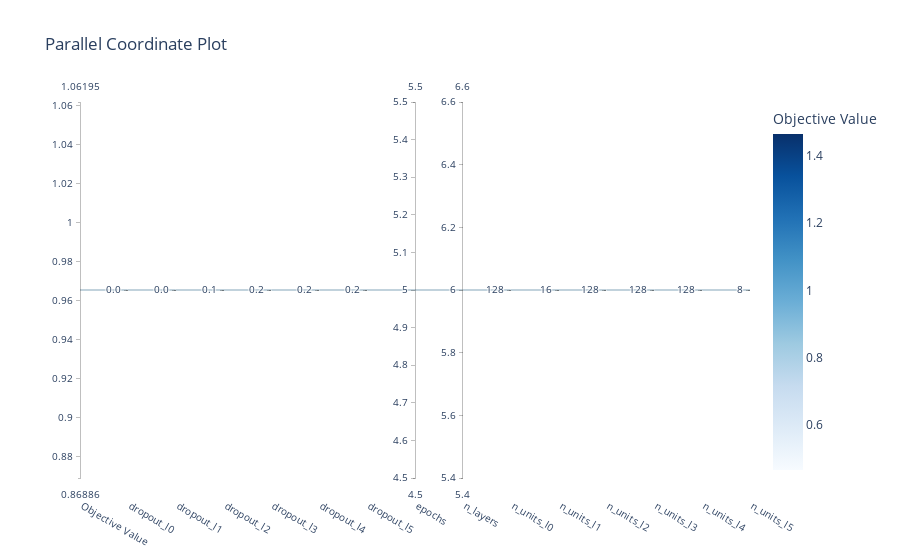
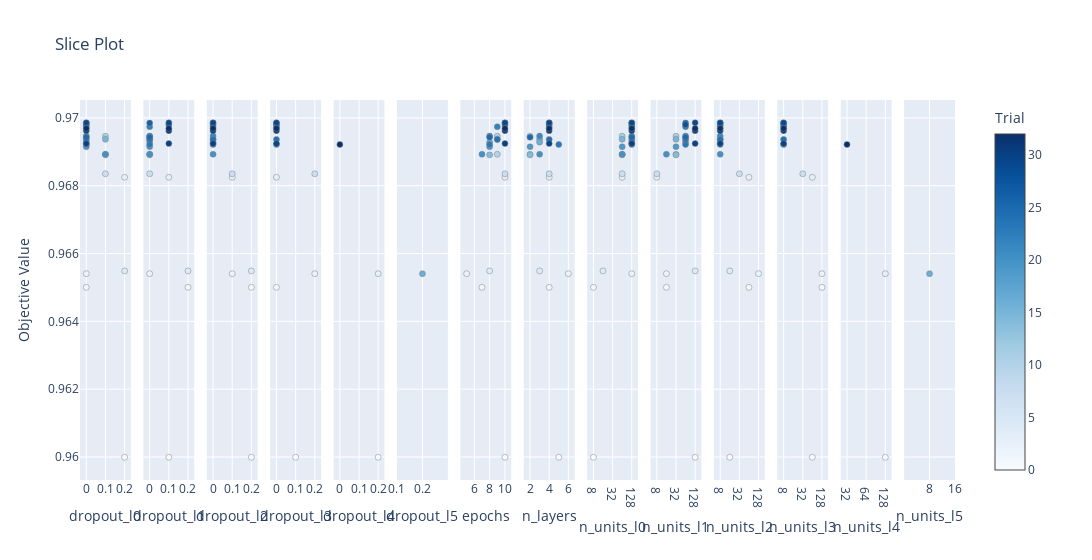

Here is the notebook cell these charts were saved with, in order:
### Code cell
fig3 = optuna.visualization.plot_parallel_coordinate(study)
fig3.show()

fig4 = optuna.visualization.plot_slice(study)
fig4.show()

### Figure 1 — Plotly figure (JSON) as saved in the notebook; plotly's stock layout.template omitted (floating-point values rounded to 4 significant figures)
{"data": [{"dimensions": [{"label": "Objective Value", "range": [0.9654, 0.9654], "values": [0.9654]}, {"label": "dropout_l0", "range": [0, 0], "ticktext": ["0.0"], "tickvals": [0], "values": [0]}, {"label": "dropout_l1", "range": [0, 0], "ticktext": ["0.0"], "tickvals": [0], "values": [0]}, {"label": "dropout_l2", "range": [0, 0], "ticktext": ["0.1"], "tickvals": [0], "values": [0]}, {"label": "dropout_l3", "range": [0, 0], "ticktext": ["0.2"], "tickvals": [0], "values": [0]}, {"label": "dropout_l4", "range": [0, 0], "ticktext": ["0.2"], "tickvals": [0], "values": [0]}, {"label": "dropout_l5", "range": [0, 0], "ticktext": ["0.2"], "tickvals": [0], "values": [0]}, {"label": "epochs", "range": [5, 5], "values": [5]}, {"label": "n_layers", "range": [6, 6], "values": [6]}, {"label": "n_units_l0", "range": [0, 0], "ticktext": ["128"], "tickvals": [0], "values": [0]}, {"label": "n_units_l1", "range": [0, 0], "ticktext": ["16"], "tickvals": [0], "values": [0]}, {"label": "n_units_l2", "range": [0, 0], "ticktext": ["128"], "tickvals": [0], "values": [0]}, {"label": "n_units_l3", "range": [0, 0], "ticktext": ["128"], "tickvals": [0], "values": [0]}, {"label": "n_units_l4", "range": [0, 0], "ticktext": ["128"], "tickvals": [0], "values": [0]}, {"label": "n_units_l5", "range": [0, 0], "ticktext": ["8"], "tickvals": [0], "values": [0]}], "labelangle": 30, "labelside": "bottom", "line": {"color": [0.9654], "colorbar": {"title": {"text": "Objective Value"}}, "colorscale": [[0, "rgb(247,251,255)"], [0.125, "rgb(222,235,247)"], [0.25, "rgb(198,219,239)"], [0.375, "rgb(158,202,225)"], [0.5, "rgb(107,174,214)"], [0.625, "rgb(66,146,198)"], [0.75, "rgb(33,113,181)"], [0.875, "rgb(8,81,156)"], [1, "rgb(8,48,107)"]], "reversescale": false, "showscale": true}, "type": "parcoords"}], "layout": {"title": {"text": "Parallel Coordinate Plot"}}}

### Figure 2 — Plotly figure (JSON) as saved in the notebook; plotly's stock layout.template omitted (floating-point values rounded to 4 significant figures)
{"data": [{"marker": {"color": [0, 1, 2, 3, 4, 7, 10, 11, 14, 15, 16, 19, 20, 21, 22, 23, 24, 25, 26, 28, 29, 30, 31, 32], "colorbar": {"title": {"text": "Trial"}, "x": 1, "xpad": 40}, "colorscale": [[0, "rgb(247,251,255)"], [0.125, "rgb(222,235,247)"], [0.25, "rgb(198,219,239)"], [0.375, "rgb(158,202,225)"], [0.5, "rgb(107,174,214)"], [0.625, "rgb(66,146,198)"], [0.75, "rgb(33,113,181)"], [0.875, "rgb(8,81,156)"], [1, "rgb(8,48,107)"]], "line": {"color": "Grey", "width": 0.5}, "showscale": true}, "mode": "markers", "name": "Feasible Trial", "showlegend": false, "type": "scatter", "x": [0.2, 0, 0, 0.2, 0.2, 0.1, 0.1, 0.1, 0.1, 0.1, 0, 0, 0.1, 0, 0, 0, 0, 0, 0, 0, 0, 0, 0, 0], "xaxis": "x", "y": [0.96, 0.965, 0.9654, 0.9682, 0.9655, 0.9684, 0.9689, 0.9695, 0.9689, 0.9694, 0.9693, 0.9691, 0.9689, 0.9695, 0.9697, 0.9692, 0.9694, 0.9694, 0.9698, 0.9698, 0.9699, 0.9692, 0.9696, 0.9697], "yaxis": "y"}, {"marker": {"color": [0, 1, 2, 3, 4, 7, 10, 11, 14, 15, 16, 19, 20, 21, 22, 23, 24, 25, 26, 28, 29, 30, 31, 32], "colorbar": {"title": {"text": "Trial"}, "x": 1, "xpad": 40}, "colorscale": [[0, "rgb(247,251,255)"], [0.125, "rgb(222,235,247)"], [0.25, "rgb(198,219,239)"], [0.375, "rgb(158,202,225)"], [0.5, "rgb(107,174,214)"], [0.625, "rgb(66,146,198)"], [0.75, "rgb(33,113,181)"], [0.875, "rgb(8,81,156)"], [1, "rgb(8,48,107)"]], "line": {"color": "Grey", "width": 0.5}, "showscale": false}, "mode": "markers", "name": "Feasible Trial", "showlegend": false, "type": "scatter", "x": [0.1, 0.2, 0, 0.1, 0.2, 0, 0, 0, 0, 0, 0, 0, 0, 0, 0, 0, 0, 0, 0, 0.1, 0.1, 0.1, 0.1, 0.1], "xaxis": "x2", "y": [0.96, 0.965, 0.9654, 0.9682, 0.9655, 0.9684, 0.9689, 0.9695, 0.9689, 0.9694, 0.9693, 0.9691, 0.9689, 0.9695, 0.9697, 0.9692, 0.9694, 0.9694, 0.9698, 0.9698, 0.9699, 0.9692, 0.9696, 0.9697], "yaxis": "y2"}, {"marker": {"color": [0, 1, 2, 3, 4, 7, 15, 16, 20, 21, 22, 23, 24, 26, 28, 29, 30, 31, 32], "colorbar": {"title": {"text": "Trial"}, "x": 1, "xpad": 40}, "colorscale": [[0, "rgb(247,251,255)"], [0.125, "rgb(222,235,247)"], [0.25, "rgb(198,219,239)"], [0.375, "rgb(158,202,225)"], [0.5, "rgb(107,174,214)"], [0.625, "rgb(66,146,198)"], [0.75, "rgb(33,113,181)"], [0.875, "rgb(8,81,156)"], [1, "rgb(8,48,107)"]], "line": {"color": "Grey", "width": 0.5}, "showscale": false}, "mode": "markers", "name": "Feasible Trial", "showlegend": false, "type": "scatter", "x": [0.2, 0.2, 0.1, 0.1, 0.2, 0.1, 0, 0, 0, 0, 0, 0, 0, 0, 0, 0, 0, 0, 0], "xaxis": "x3", "y": [0.96, 0.965, 0.9654, 0.9682, 0.9655, 0.9684, 0.9694, 0.9693, 0.9689, 0.9695, 0.9697, 0.9692, 0.9694, 0.9698, 0.9698, 0.9699, 0.9692, 0.9696, 0.9697], "yaxis": "y3"}, {"marker": {"color": [0, 1, 2, 3, 7, 22, 23, 24, 26, 28, 29, 30, 31, 32], "colorbar": {"title": {"text": "Trial"}, "x": 1, "xpad": 40}, "colorscale": [[0, "rgb(247,251,255)"], [0.125, "rgb(222,235,247)"], [0.25, "rgb(198,219,239)"], [0.375, "rgb(158,202,225)"], [0.5, "rgb(107,174,214)"], [0.625, "rgb(66,146,198)"], [0.75, "rgb(33,113,181)"], [0.875, "rgb(8,81,156)"], [1, "rgb(8,48,107)"]], "line": {"color": "Grey", "width": 0.5}, "showscale": false}, "mode": "markers", "name": "Feasible Trial", "showlegend": false, "type": "scatter", "x": [0.1, 0, 0.2, 0, 0.2, 0, 0, 0, 0, 0, 0, 0, 0, 0], "xaxis": "x4", "y": [0.96, 0.965, 0.9654, 0.9682, 0.9684, 0.9697, 0.9692, 0.9694, 0.9698, 0.9698, 0.9699, 0.9692, 0.9696, 0.9697], "yaxis": "y4"}, {"marker": {"color": [0, 2, 23], "colorbar": {"title": {"text": "Trial"}, "x": 1, "xpad": 40}, "colorscale": [[0, "rgb(247,251,255)"], [0.125, "rgb(222,235,247)"], [0.25, "rgb(198,219,239)"], [0.375, "rgb(158,202,225)"], [0.5, "rgb(107,174,214)"], [0.625, "rgb(66,146,198)"], [0.75, "rgb(33,113,181)"], [0.875, "rgb(8,81,156)"], [1, "rgb(8,48,107)"]], "line": {"color": "Grey", "width": 0.5}, "showscale": false}, "mode": "markers", "name": "Feasible Trial", "showlegend": false, "type": "scatter", "x": [0.2, 0.2, 0], "xaxis": "x5", "y": [0.96, 0.9654, 0.9692], "yaxis": "y5"}, {"marker": {"color": [2], "colorbar": {"title": {"text": "Trial"}, "x": 1, "xpad": 40}, "colorscale": [[0, "rgb(247,251,255)"], [0.125, "rgb(222,235,247)"], [0.25, "rgb(198,219,239)"], [0.375, "rgb(158,202,225)"], [0.5, "rgb(107,174,214)"], [0.625, "rgb(66,146,198)"], [0.75, "rgb(33,113,181)"], [0.875, "rgb(8,81,156)"], [1, "rgb(8,48,107)"]], "line": {"color": "Grey", "width": 0.5}, "showscale": false}, "mode": "markers", "name": "Feasible Trial", "showlegend": false, "type": "scatter", "x": [0.2], "xaxis": "x6", "y": [0.9654], "yaxis": "y6"}, {"marker": {"color": [0, 1, 2, 3, 4, 7, 10, 11, 14, 15, 16, 19, 20, 21, 22, 23, 24, 25, 26, 28, 29, 30, 31, 32], "colorbar": {"title": {"text": "Trial"}, "x": 1, "xpad": 40}, "colorscale": [[0, "rgb(247,251,255)"], [0.125, "rgb(222,235,247)"], [0.25, "rgb(198,219,239)"], [0.375, "rgb(158,202,225)"], [0.5, "rgb(107,174,214)"], [0.625, "rgb(66,146,198)"], [0.75, "rgb(33,113,181)"], [0.875, "rgb(8,81,156)"], [1, "rgb(8,48,107)"]], "line": {"color": "Grey", "width": 0.5}, "showscale": false}, "mode": "markers", "name": "Feasible Trial", "showlegend": false, "type": "scatter", "x": [10, 7, 5, 10, 8, 10, 9, 9, 8, 9, 8, 8, 7, 8, 9, 8, 9, 8, 10, 10, 10, 10, 10, 10], "xaxis": "x7", "y": [0.96, 0.965, 0.9654, 0.9682, 0.9655, 0.9684, 0.9689, 0.9695, 0.9689, 0.9694, 0.9693, 0.9691, 0.9689, 0.9695, 0.9697, 0.9692, 0.9694, 0.9694, 0.9698, 0.9698, 0.9699, 0.9692, 0.9696, 0.9697], "yaxis": "y7"}, {"marker": {"color": [0, 1, 2, 3, 4, 7, 10, 11, 14, 15, 16, 19, 20, 21, 22, 23, 24, 25, 26, 28, 29, 30, 31, 32], "colorbar": {"title": {"text": "Trial"}, "x": 1, "xpad": 40}, "colorscale": [[0, "rgb(247,251,255)"], [0.125, "rgb(222,235,247)"], [0.25, "rgb(198,219,239)"], [0.375, "rgb(158,202,225)"], [0.5, "rgb(107,174,214)"], [0.625, "rgb(66,146,198)"], [0.75, "rgb(33,113,181)"], [0.875, "rgb(8,81,156)"], [1, "rgb(8,48,107)"]], "line": {"color": "Grey", "width": 0.5}, "showscale": false}, "mode": "markers", "name": "Feasible Trial", "showlegend": false, "type": "scatter", "x": [5, 4, 6, 4, 3, 4, 2, 2, 2, 3, 3, 2, 3, 3, 4, 5, 4, 2, 4, 4, 4, 4, 4, 4], "xaxis": "x8", "y": [0.96, 0.965, 0.9654, 0.9682, 0.9655, 0.9684, 0.9689, 0.9695, 0.9689, 0.9694, 0.9693, 0.9691, 0.9689, 0.9695, 0.9697, 0.9692, 0.9694, 0.9694, 0.9698, 0.9698, 0.9699, 0.9692, 0.9696, 0.9697], "yaxis": "y8"}, {"marker": {"color": [0, 1, 2, 3, 4, 7, 10, 11, 14, 15, 16, 19, 20, 21, 22, 23, 24, 25, 26, 28, 29, 30, 31, 32], "colorbar": {"title": {"text": "Trial"}, "x": 1, "xpad": 40}, "colorscale": [[0, "rgb(247,251,255)"], [0.125, "rgb(222,235,247)"], [0.25, "rgb(198,219,239)"], [0.375, "rgb(158,202,225)"], [0.5, "rgb(107,174,214)"], [0.625, "rgb(66,146,198)"], [0.75, "rgb(33,113,181)"], [0.875, "rgb(8,81,156)"], [1, "rgb(8,48,107)"]], "line": {"color": "Grey", "width": 0.5}, "showscale": false}, "mode": "markers", "name": "Feasible Trial", "showlegend": false, "type": "scatter", "x": [8, 8, 128, 64, 16, 64, 64, 64, 64, 64, 128, 64, 64, 128, 128, 128, 128, 128, 128, 128, 128, 128, 128, 128], "xaxis": "x9", "y": [0.96, 0.965, 0.9654, 0.9682, 0.9655, 0.9684, 0.9689, 0.9695, 0.9689, 0.9694, 0.9693, 0.9691, 0.9689, 0.9695, 0.9697, 0.9692, 0.9694, 0.9694, 0.9698, 0.9698, 0.9699, 0.9692, 0.9696, 0.9697], "yaxis": "y9"}, {"marker": {"color": [0, 1, 2, 3, 4, 7, 10, 11, 14, 15, 16, 19, 20, 21, 22, 23, 24, 25, 26, 28, 29, 30, 31, 32], "colorbar": {"title": {"text": "Trial"}, "x": 1, "xpad": 40}, "colorscale": [[0, "rgb(247,251,255)"], [0.125, "rgb(222,235,247)"], [0.25, "rgb(198,219,239)"], [0.375, "rgb(158,202,225)"], [0.5, "rgb(107,174,214)"], [0.625, "rgb(66,146,198)"], [0.75, "rgb(33,113,181)"], [0.875, "rgb(8,81,156)"], [1, "rgb(8,48,107)"]], "line": {"color": "Grey", "width": 0.5}, "showscale": false}, "mode": "markers", "name": "Feasible Trial", "showlegend": false, "type": "scatter", "x": [128, 16, 16, 8, 128, 8, 32, 32, 32, 32, 64, 32, 16, 64, 64, 64, 64, 64, 64, 64, 128, 128, 128, 128], "xaxis": "x10", "y": [0.96, 0.965, 0.9654, 0.9682, 0.9655, 0.9684, 0.9689, 0.9695, 0.9689, 0.9694, 0.9693, 0.9691, 0.9689, 0.9695, 0.9697, 0.9692, 0.9694, 0.9694, 0.9698, 0.9698, 0.9699, 0.9692, 0.9696, 0.9697], "yaxis": "y10"}, {"marker": {"color": [0, 1, 2, 3, 4, 7, 15, 16, 20, 21, 22, 23, 24, 26, 28, 29, 30, 31, 32], "colorbar": {"title": {"text": "Trial"}, "x": 1, "xpad": 40}, "colorscale": [[0, "rgb(247,251,255)"], [0.125, "rgb(222,235,247)"], [0.25, "rgb(198,219,239)"], [0.375, "rgb(158,202,225)"], [0.5, "rgb(107,174,214)"], [0.625, "rgb(66,146,198)"], [0.75, "rgb(33,113,181)"], [0.875, "rgb(8,81,156)"], [1, "rgb(8,48,107)"]], "line": {"color": "Grey", "width": 0.5}, "showscale": false}, "mode": "markers", "name": "Feasible Trial", "showlegend": false, "type": "scatter", "x": [16, 64, 128, 64, 16, 32, 8, 8, 8, 8, 8, 8, 8, 8, 8, 8, 8, 8, 8], "xaxis": "x11", "y": [0.96, 0.965, 0.9654, 0.9682, 0.9655, 0.9684, 0.9694, 0.9693, 0.9689, 0.9695, 0.9697, 0.9692, 0.9694, 0.9698, 0.9698, 0.9699, 0.9692, 0.9696, 0.9697], "yaxis": "y11"}, {"marker": {"color": [0, 1, 2, 3, 7, 22, 23, 24, 26, 28, 29, 30, 31, 32], "colorbar": {"title": {"text": "Trial"}, "x": 1, "xpad": 40}, "colorscale": [[0, "rgb(247,251,255)"], [0.125, "rgb(222,235,247)"], [0.25, "rgb(198,219,239)"], [0.375, "rgb(158,202,225)"], [0.5, "rgb(107,174,214)"], [0.625, "rgb(66,146,198)"], [0.75, "rgb(33,113,181)"], [0.875, "rgb(8,81,156)"], [1, "rgb(8,48,107)"]], "line": {"color": "Grey", "width": 0.5}, "showscale": false}, "mode": "markers", "name": "Feasible Trial", "showlegend": false, "type": "scatter", "x": [64, 128, 128, 64, 32, 8, 8, 8, 8, 8, 8, 8, 8, 8], "xaxis": "x12", "y": [0.96, 0.965, 0.9654, 0.9682, 0.9684, 0.9697, 0.9692, 0.9694, 0.9698, 0.9698, 0.9699, 0.9692, 0.9696, 0.9697], "yaxis": "y12"}, {"marker": {"color": [0, 2, 23], "colorbar": {"title": {"text": "Trial"}, "x": 1, "xpad": 40}, "colorscale": [[0, "rgb(247,251,255)"], [0.125, "rgb(222,235,247)"], [0.25, "rgb(198,219,239)"], [0.375, "rgb(158,202,225)"], [0.5, "rgb(107,174,214)"], [0.625, "rgb(66,146,198)"], [0.75, "rgb(33,113,181)"], [0.875, "rgb(8,81,156)"], [1, "rgb(8,48,107)"]], "line": {"color": "Grey", "width": 0.5}, "showscale": false}, "mode": "markers", "name": "Feasible Trial", "showlegend": false, "type": "scatter", "x": [128, 128, 32], "xaxis": "x13", "y": [0.96, 0.9654, 0.9692], "yaxis": "y13"}, {"marker": {"color": [2], "colorbar": {"title": {"text": "Trial"}, "x": 1, "xpad": 40}, "colorscale": [[0, "rgb(247,251,255)"], [0.125, "rgb(222,235,247)"], [0.25, "rgb(198,219,239)"], [0.375, "rgb(158,202,225)"], [0.5, "rgb(107,174,214)"], [0.625, "rgb(66,146,198)"], [0.75, "rgb(33,113,181)"], [0.875, "rgb(8,81,156)"], [1, "rgb(8,48,107)"]], "line": {"color": "Grey", "width": 0.5}, "showscale": false}, "mode": "markers", "name": "Feasible Trial", "showlegend": false, "type": "scatter", "x": [8], "xaxis": "x14", "y": [0.9654], "yaxis": "y14"}], "layout": {"title": {"text": "Slice Plot"}, "width": 4200, "xaxis": {"anchor": "y", "categoryarray": [0, 0.1, 0.2], "categoryorder": "array", "domain": [0, 0.05816], "title": {"text": "dropout_l0"}, "type": "category"}, "xaxis10": {"anchor": "y10", "categoryarray": [8, 16, 32, 64, 128], "categoryorder": "array", "domain": [0.652, 0.7102], "title": {"text": "n_units_l1"}, "type": "category"}, "xaxis11": {"anchor": "y11", "categoryarray": [8, 16, 32, 64, 128], "categoryorder": "array", "domain": [0.7245, 0.7827], "title": {"text": "n_units_l2"}, "type": "category"}, "xaxis12": {"anchor": "y12", "categoryarray": [8, 16, 32, 64, 128], "categoryorder": "array", "domain": [0.7969, 0.8551], "title": {"text": "n_units_l3"}, "type": "category"}, "xaxis13": {"anchor": "y13", "categoryarray": [8, 16, 32, 64, 128], "categoryorder": "array", "domain": [0.8694, 0.9276], "title": {"text": "n_units_l4"}, "type": "category"}, "xaxis14": {"anchor": "y14", "categoryarray": [8, 16, 32, 64, 128], "categoryorder": "array", "domain": [0.9418, 1], "title": {"text": "n_units_l5"}, "type": "category"}, "xaxis2": {"anchor": "y2", "categoryarray": [0, 0.1, 0.2], "categoryorder": "array", "domain": [0.07245, 0.1306], "title": {"text": "dropout_l1"}, "type": "category"}, "xaxis3": {"anchor": "y3", "categoryarray": [0, 0.1, 0.2], "categoryorder": "array", "domain": [0.1449, 0.2031], "title": {"text": "dropout_l2"}, "type": "category"}, "xaxis4": {"anchor": "y4", "categoryarray": [0, 0.1, 0.2], "categoryorder": "array", "domain": [0.2173, 0.2755], "title": {"text": "dropout_l3"}, "type": "category"}, "xaxis5": {"anchor": "y5", "categoryarray": [0, 0.1, 0.2], "categoryorder": "array", "domain": [0.2898, 0.348], "title": {"text": "dropout_l4"}, "type": "category"}, "xaxis6": {"anchor": "y6", "categoryarray": [0, 0.1, 0.2], "categoryorder": "array", "domain": [0.3622, 0.4204], "title": {"text": "dropout_l5"}, "type": "category"}, "xaxis7": {"anchor": "y7", "domain": [0.4347, 0.4929], "title": {"text": "epochs"}}, "xaxis8": {"anchor": "y8", "domain": [0.5071, 0.5653], "title": {"text": "n_layers"}}, "xaxis9": {"anchor": "y9", "categoryarray": [8, 16, 32, 64, 128], "categoryorder": "array", "domain": [0.5796, 0.6378], "title": {"text": "n_units_l0"}, "type": "category"}, "yaxis": {"anchor": "x", "domain": [0, 1], "title": {"text": "Objective Value"}}, "yaxis10": {"anchor": "x10", "domain": [0, 1], "matches": "y", "showticklabels": false}, "yaxis11": {"anchor": "x11", "domain": [0, 1], "matches": "y", "showticklabels": false}, "yaxis12": {"anchor": "x12", "domain": [0, 1], "matches": "y", "showticklabels": false}, "yaxis13": {"anchor": "x13", "domain": [0, 1], "matches": "y", "showticklabels": false}, "yaxis14": {"anchor": "x14", "domain": [0, 1], "matches": "y", "showticklabels": false}, "yaxis2": {"anchor": "x2", "domain": [0, 1], "matches": "y", "showticklabels": false}, "yaxis3": {"anchor": "x3", "domain": [0, 1], "matches": "y", "showticklabels": false}, "yaxis4": {"anchor": "x4", "domain": [0, 1], "matches": "y", "showticklabels": false}, "yaxis5": {"anchor": "x5", "domain": [0, 1], "matches": "y", "showticklabels": false}, "yaxis6": {"anchor": "x6", "domain": [0, 1], "matches": "y", "showticklabels": false}, "yaxis7": {"anchor": "x7", "domain": [0, 1], "matches": "y", "showticklabels": false}, "yaxis8": {"anchor": "x8", "domain": [0, 1], "matches": "y", "showticklabels": false}, "yaxis9": {"anchor": "x9", "domain": [0, 1], "matches": "y", "showticklabels": false}}}
